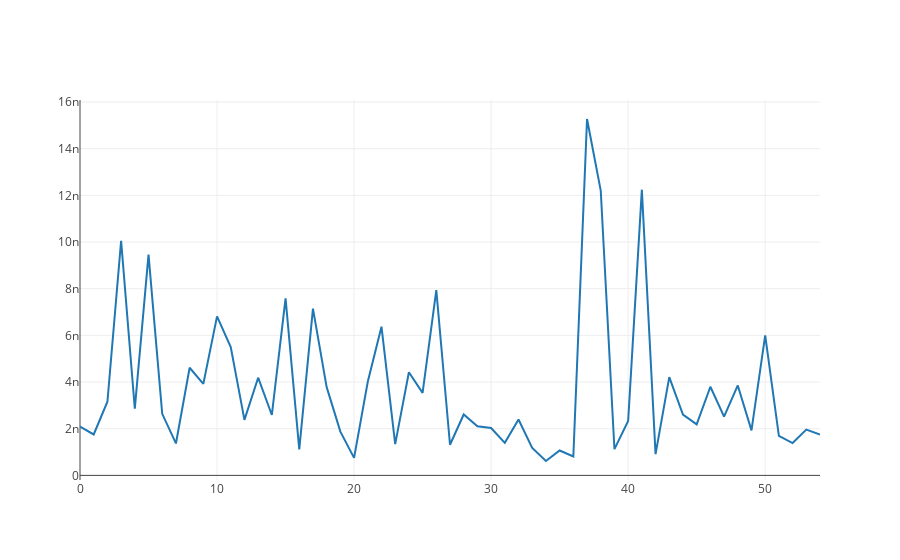

Notebook code for this chart:
### Code cell
plplot([his.history['val_loss']])
